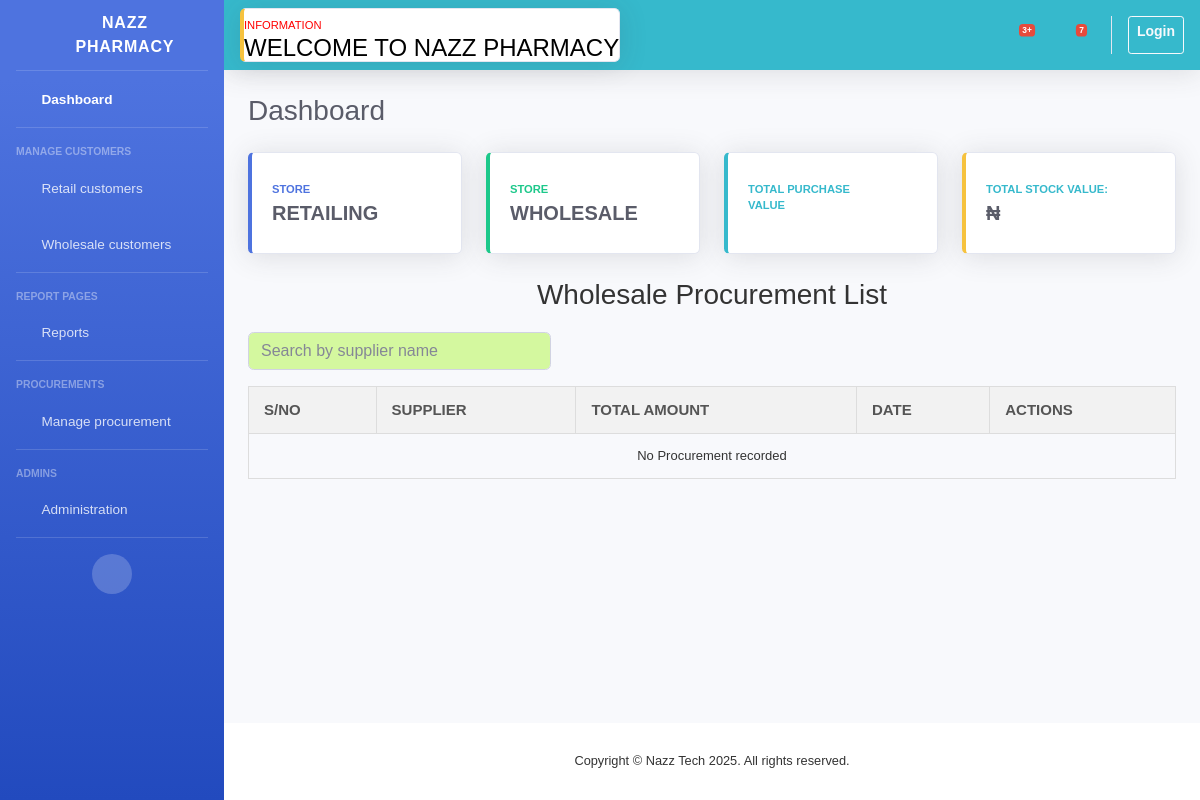
/wholesale_procurement_list/, run on an earlier commit of the app's database.
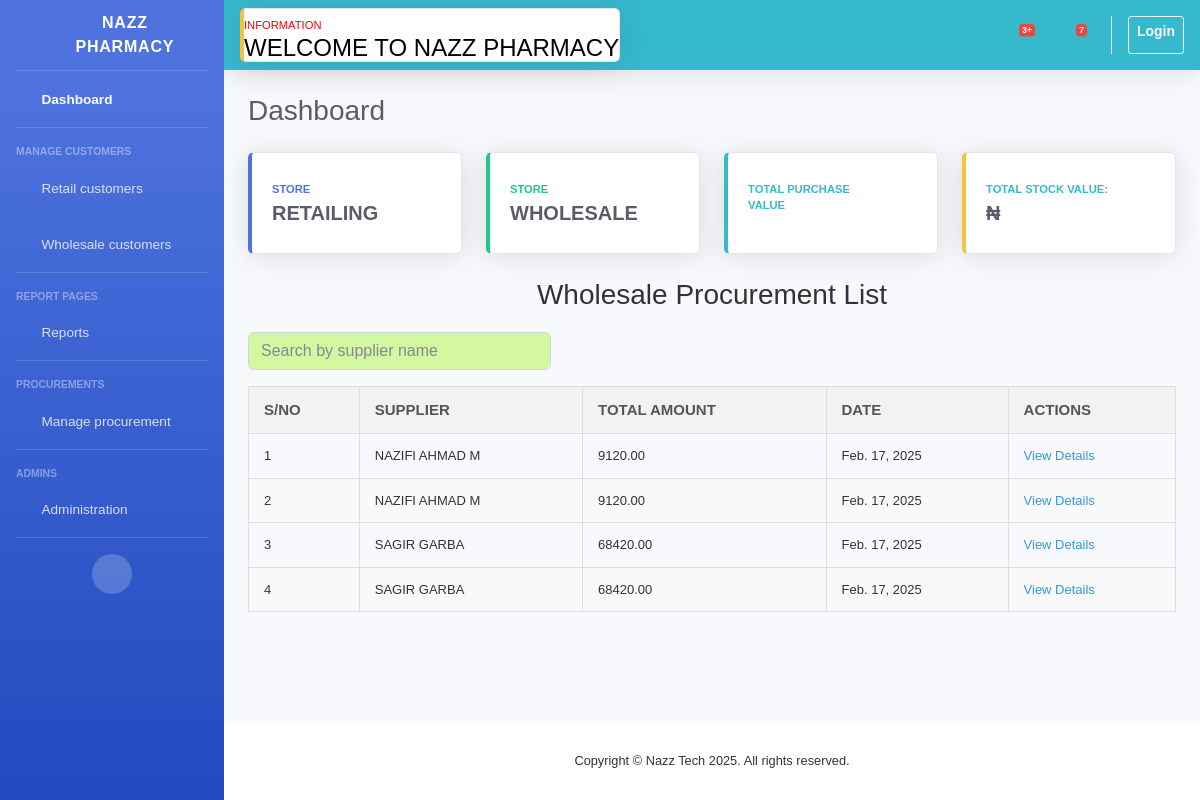
And on a later commit of the database.
### supplier/models.py (models this page shows, shortened)
class WholesaleProcurement(models.Model):
    supplier = models.ForeignKey(Supplier, on_delete=models.CASCADE)
    created_by = models.ForeignKey(User, on_delete=models.CASCADE)
    date = models.DateField(default=timezone.now)
    total = models.DecimalField(max_digits=10, decimal_places=2, null=True, blank=True)

class Supplier(models.Model):
    name = models.CharField(max_length=255)
    phone = models.CharField(max_length=15, blank=True, null=True)
    contact_info = models.TextField(blank=True, null=True)

### wholesale/views.py (the view)
# urls.py: path('wholesale_procurement_list/', views.wholesale_procurement_list, name='wholesale_procurement_list'),
def wholesale_procurement_list(request):
    procurements = (
        WholesaleProcurement.objects.annotate(calculated_total=Sum('items__subtotal'))
        .order_by('-date')
    )
    return render(request, 'partials/wholesale_procurement_list.html', {
        'procurements': procurements,
    })

### templates/partials/wholesale_procurement_list.html (shortened to what this page needs)
{% extends "partials/base.html" %}
{% block content %}
<div class="col-15">
    <h2>Wholesale Procurement List</h2>
    <form method="get" action="" class="mb-3">
        <div class="form-row">
            <div class="col-md-4">
                <input type="text" name="name" class="form-control" style="background-color: rgb(212, 248, 159);"
                    hx-get="{% url 'wholesale:search_wholesale_procurement' %}" hx-target="#display"
                    hx-trigger="keyup changed delay:300ms" placeholder="Search by supplier name"
                    value="{{ request.GET.name }}">
            </div>
        </div>
    </form>
    <table>
        <thead>
            <tr>
                <th>S/NO</th>
                <th>Supplier</th>
                <th>Total Amount</th>
                <th>Date</th>
                <th>Actions</th>
            </tr>
        </thead>
        <tbody id="display">
            {% for procurement in procurements %}
            <tr>
                <td>{{ forloop.counter }}</td>
                <td>
                    {% if procurement.supplier %}
                    {{ procurement.supplier.name|upper }}
                    {% else %}
                    OTHERS
                    {% endif %}
                </td>
                <td>{{ procurement.calculated_total|floatformat:2 }}</td>
                <td>{{ procurement.date }}</td>
                <td>
                    <a href="{% url 'wholesale:wholesale_procurement_detail' procurement.id %}">View
                        Details</a>
                </td>
            </tr>
            {% empty %}
            <tr>
                <td colspan="5" style="text-align: center;">No Procurement recorded</td>
            </tr>
            {% endfor %}
        </tbody>
    </table>
</div>
{% endblock %}

What changed in the data, as far as the page shows it:
added WholesaleProcurement: supplier.name "NAZIFI AHMAD M", calculated_total "9120.00", date "Feb. 17, 2025"
added WholesaleProcurement: supplier.name "NAZIFI AHMAD M", calculated_total "9120.00", date "Feb. 17, 2025"
added WholesaleProcurement: supplier.name "SAGIR GARBA", calculated_total "68420.00", date "Feb. 17, 2025"
added WholesaleProcurement: supplier.name "SAGIR GARBA", calculated_total "68420.00", date "Feb. 17, 2025"
Also different on the page:
text no longer shown: "No Procurement recorded"
